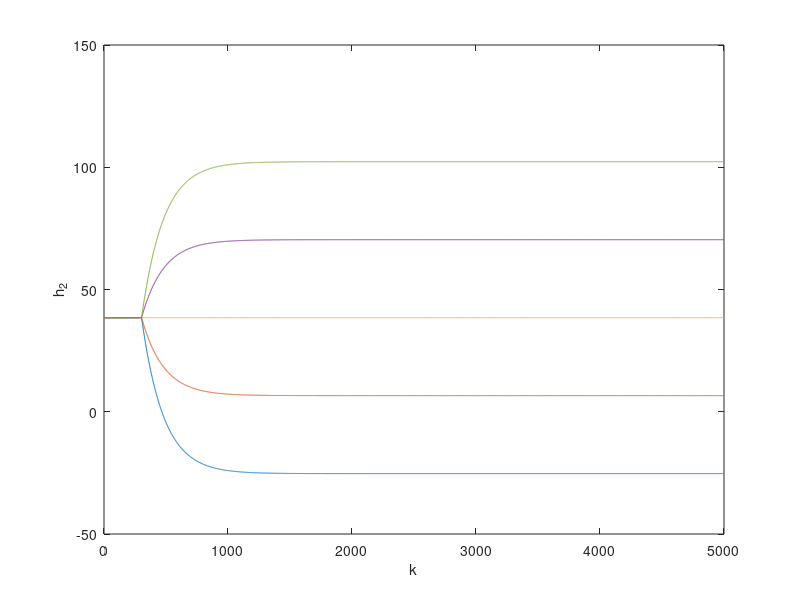

The MATLAB source for this figure:
clc;
clear all;

%Constants
A1 = 505;
C2 = 0.65;
ap1 = 23; %alfa_1
ap2 = 15; %alfa_2

%Punkt pracy
tau = 120;
h2_0 = 38.44;
h1_0 = 16.34;
F1 = 78;
FD = 15;

F10 = 78;
FD0 = 15;

%Objetośc punktu pracy
% v2_0 = h2_0^2 * C2;
% v1_0 = h1_0 * A1;

t_sym = 5000; %czas symulacji
T = 1; %krok

%warunki_początkowe
kp = tau/T + 2;
% v1(1:kp) = v1_0;
% v2(1:kp) = v2_0;
h1(1:kp) = h1_0;
h2(1:kp) = h2_0;
F1in(1:T:t_sym/T) = F1;
FDc(1:T:t_sym/T) = FD;
figure;

for P = 36:21:120
    h2(1:kp) = h2_0;
    h1(1:kp) = h1_0;
    for k = kp:t_sym/T
        if k/T > 180
            F1in(k) = P;
        end
%         v1(k) = v1(k-1) + T*(F1in(k-1-(tau/T)) - F10 + FDc(k-1) - FD0 - (ap1/(2*(sqrt(h1_0))))*(h1(k-1)-h1_0));
%         v2(k) = v2(k-1) + T*((ap1/(2*(sqrt(h1_0))))*(h1(k-1)-h1_0) - (ap2/(2*(sqrt(h2_0))))*(h2(k-1)-h2_0)); 
%         h2(k) = h2_0 + 1/(2*sqrt(C2*v2_0))*(v2(k) - v2_0);
%         h1(k) = v1(k)/A1;

        % Version 2.0
          h1(k) = h1(k-1) + T*(F1in(k-1-(tau/T)) + FDc(k-1) - ap1 * (sqrt(h1_0) + (h1(k-1) - h1_0)/(2*sqrt(h1_0))))/A1;
          h2(k) = h2(k-1) + T*((ap1 * sqrt(h1_0) - ap2 * sqrt(h2_0))/(2*C2*h2_0)   +    ap1*(h1(k-1) - h1_0)/(4*C2*(sqrt(h1_0)))    -   ap2*(h2(k-1) - h2_0)/(4*C2*(nthroot((h2_0 * h2_0),3))));
    end
    plot((1:k),h2);
    hold on
    clear h2
    clear h1
end

xlabel("k"); ylabel("h_2");
%print('h1_h2_niel.png','-dpng','-r400')